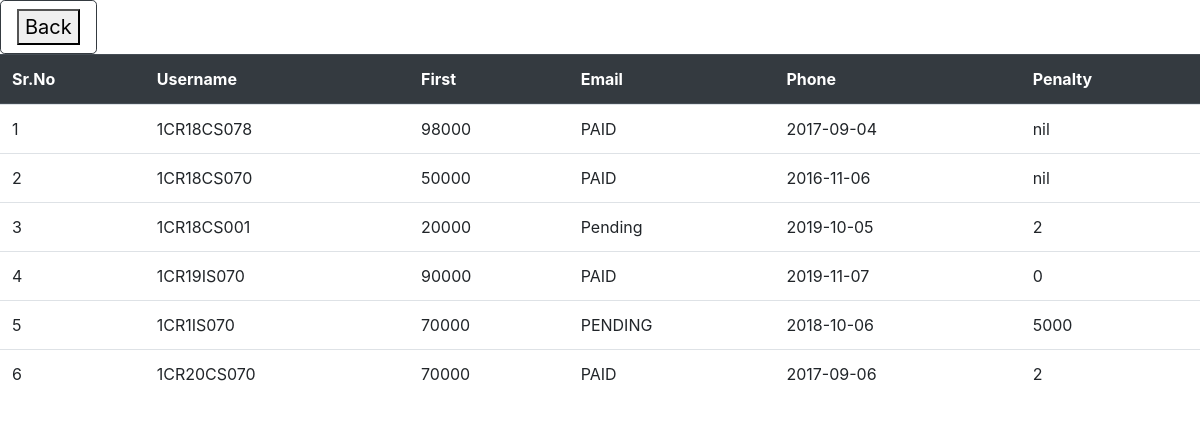
The page /view_fees_details on the database as committed earlier.
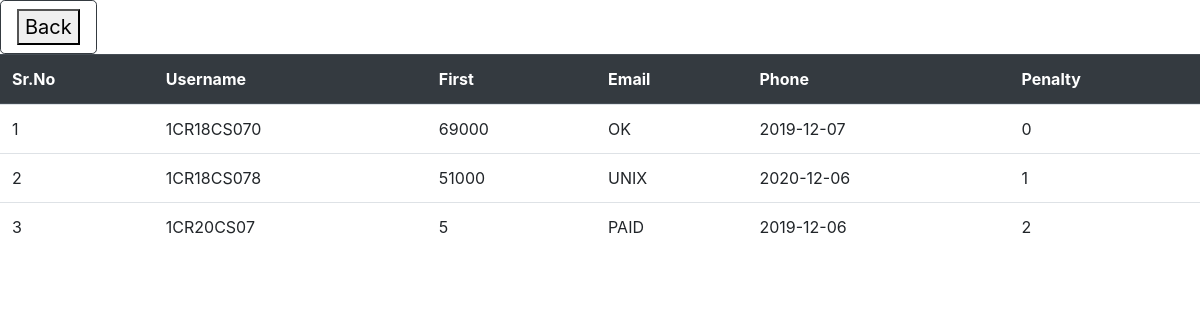
The same page on the database as committed later.
### tables this page shows
CREATE TABLE fee(usn TEXT,
    amount TEXT,
    status TEXT,
    payment_date TEXT,
    penalty TEXT,
    foreign key (usn) references student(usn) ON DELETE CASCADE);

### home.py (the view)
@app.route('/view_fees_details')
def view_fees():
	lst=viewfeedetails()
	return render_template('view_fees.html',data=lst,lenght=len(lst))

### backend.py (called while the page is built)
def viewfeedetails():
     con=sqlite3.connect("student.db")
     cur=con.cursor()
     cur.execute("SELECT * FROM fee")
     rows=cur.fetchall()
     con.close()
     return rows

### templates/view_fees.html (shortened to what this page needs)
<!DOCTYPE html>
<html>
<head>
	<link rel="stylesheet" href="https://cdn.jsdelivr.net/npm/bootstrap@4.5.3/dist/css/bootstrap.min.css">
</head>
<body>
<a href="/moderator_section" class="btn btn-outline-dark btn-lg"> <button>Back</button></a>
<table class="table">
  <thead class="thead-dark">
    <tr>
      <th scope="col">Sr.No</th>
      <th scope="col">Username</th>
      <th scope="col">First</th>
      <th scope="col">Email</th>
      <th scope="col">Phone</th>
      <th scope="col">Penalty</th>
    </tr>
  </thead>
  <tbody>
    <tr>
    	{% for j in range(lenght) %}
    		<tr>
          <td>{{j+1}}</td>
    		{% for i in range(5)%}
    			<td>{{data[j][i]}}</td>
    		{%endfor%}
    		</tr>
    	{% endfor %}
  </tbody>
</table>
</body>
</html>

Rows that differ between the two databases and show on the page:
removed fee: usn "1CR18CS078" "98000" "PAID" "2017-09-04" "nil"
removed fee: usn "1CR18CS070" "50000" "PAID" "2016-11-06" "nil"
removed fee: usn "1CR18CS001" "20000" "Pending" "2019-10-05" "2"
removed fee: usn "1CR19IS070" "90000" "PAID" "2019-11-07" "0"
removed fee: usn "1CR1IS070" "70000" "PENDING" "2018-10-06" "5000"
removed fee: usn "1CR20CS070" "70000" "PAID" "2017-09-06" "2"
added fee: usn "1CR18CS070" "69000" "OK" "2019-12-07" "0"
added fee: usn "1CR18CS078" "51000" "UNIX" "2020-12-06" "1"
added fee: usn "1CR20CS07" "5" "PAID" "2019-12-06" "2"
Other text that changed with them:
list line gone: "4"
list line gone: "5"
list line gone: "6"
